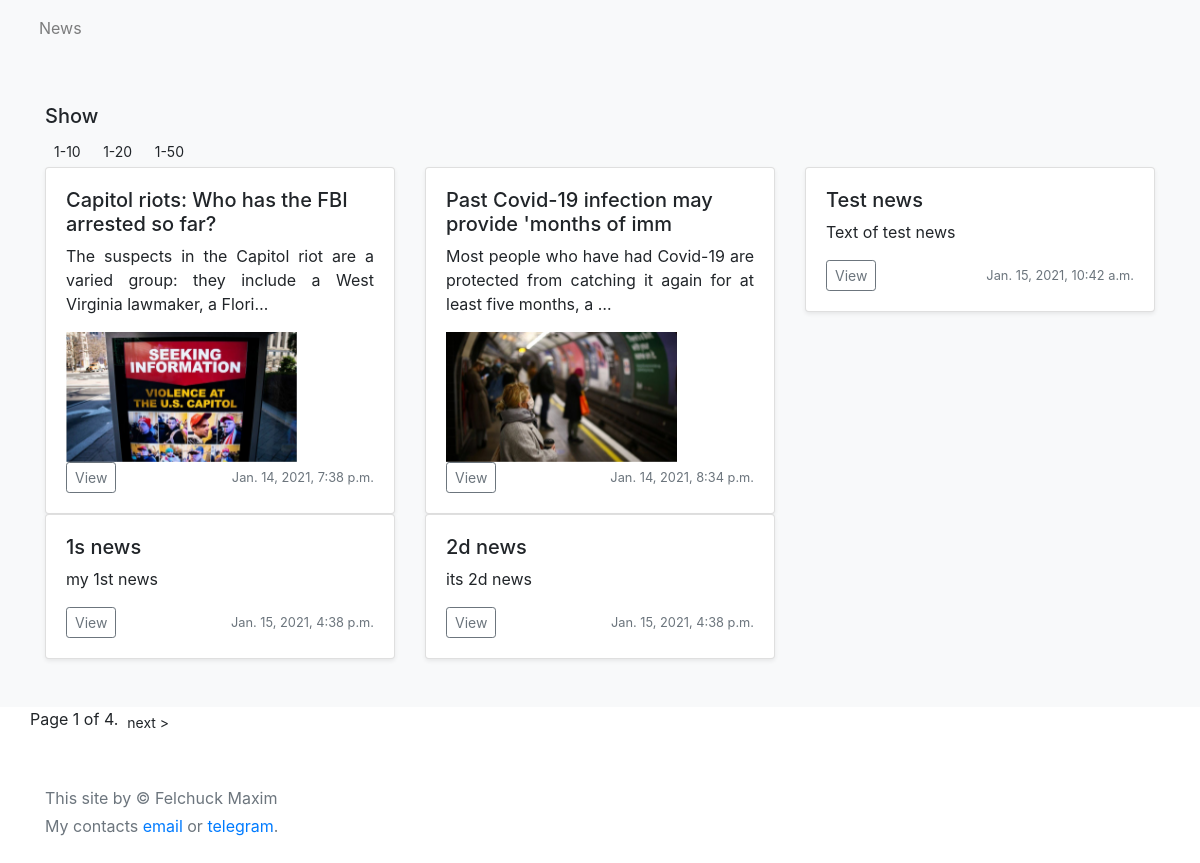
The page /news/pages5/ on the database its author committed.
### newspaper/models.py (models this page shows, shortened)
class News(models.Model):
    head = models.CharField(null=False, blank=True, default=None, max_length=50)
    text = models.TextField(null=False, blank=True, default=None)
    created = models.DateTimeField(auto_now_add=True, auto_now=False)
    updated = models.DateTimeField(auto_now_add=False, auto_now=True)
    class Meta:
        verbose_name = "News"
        verbose_name_plural = "News"

class Image(models.Model):
    news = models.ForeignKey(News, null=False, blank=True, default=None, on_delete=models.CASCADE)
    image = models.ImageField(null=False, blank=True, default=None, upload_to="static/images")
    is_main = models.BooleanField(null=True, blank=True, default=False)
    created = models.DateTimeField(auto_now_add=True, auto_now=False)
    updated = models.DateTimeField(auto_now_add=False, auto_now=True)
    class Meta:
        verbose_name = "Image"
        verbose_name_plural = "Images"

### newspaper/views.py (the view)
# urls.py: path('news/pages<int:pages>/', main, name="main"),
def main(request, pages=5):
    all_news = News.objects.all()
    images = Image.objects.all()
    paginator = Paginator(all_news, pages)
    page = request.GET.get('page')
    try:
        all_news = paginator.page(page)
    except PageNotAnInteger:
        all_news = paginator.page(1)
    except EmptyPage:
        all_news = paginator.page(paginator.num_pages)
    first_images = Image.objects.filter(is_main=True)
    context = {
        "news": all_news,
        "images": images,
        "first_images": first_images
    }
    return render(request, "news.html", context)

### templates/news.html (shortened to what this page needs)
{% extends "main.html" %}
{% load static %}
{% block content %}
<div class="album py-5 bg-light">
    <div class="container">
    <h5>Show</h5>
    <a href="/news/pages10/" class="btn btn-sm ">1-10</a>
    <a href="/news/pages20/" class="btn btn-sm ">1-20</a>
    <a href="/news/pages50/" class="btn btn-sm ">1-50</a>
      <div class="row row-cols-1 row-cols-sm-2 row-cols-md-3 g-3">
      {% for news in news %}
          <div class="col h-200" >
              <div class="card shadow-sm" >
                <div class="card-body">
                    <h5> {{ news.head }}</h5>
                  <p class="card-text">{{ news.text|truncatechars_html:100 }}</p>
                <div class="w-75 h-75 align-content-center">
                    <div class="carousel slide" id="carouselExample" data-ride="carousel">
                        <div class="carousel-inner">
                        {% for first_image in first_images %}
                            {% if first_image.news == news %}
                                <div class="carousel-item active">
                                    <img src="/{{ first_image.image }}" alt="SlideItem" class="d-block">
                                </div>
                            {% endif %}
                        {% endfor %}
                        </div>
                    </div>
                </div>
                  <div class="d-flex justify-content-between align-items-center">
                    <div class="btn-group">
                            <a href="/news-{{ news.id }}" class="btn btn-sm btn-outline-secondary">View</a>
                    </div>
                    <small class="text-muted">{{ news.created }}</small>
                  </div>
                </div>
              </div>
            </div>
      {% endfor %}
      </div>
    </div>
  </div>
    <div class="container pagination">
    <span class="current">
            Page {{ news.number }} of {{ news.paginator.num_pages }}.
        </span>
        {% if news.has_next %}
            <a href="?page={{ news.next_page_number }}" class="btn btn-sm ">next ></a>
        {% endif %}
</div>
{% endblock %}

### templates/main.html (shortened to what this page needs)
{% load static %}
<!DOCTYPE html>
<html lang="en">
<head>
    <link rel="stylesheet" href="{% static "css/style.css" %}">
    <link rel="stylesheet" href="{% static "css/bootstrap.min.css" %}">
</head>
<body>
{% include "navbar.html" %}
{% block content %}
{% endblock %}
{% include "footer.html" %}
</body>
</html>

### templates/navbar.html (shortened to what this page needs)
<nav class="navbar navbar-expand-lg navbar-light bg-light">
  <div class="container-fluid">
    <div class="collapse navbar-collapse" id="navbarNav">
      <ul class="navbar-nav">
        <li class="nav-item">
          <a class="nav-link" aria-current="page" href="/">News</a>
        </li>
      </ul>
    </div>
  </div>
</nav>

### templates/footer.html
<footer class="text-muted py-5">
  <div class="container">
    <p class="mb-1">This site by &copy; Felchuck Maxim </p>
    <p class="mb-0">My contacts <a href="mailto:felchuck@yandex.ru">email</a> or <a href="https://t.me/Yomaxxx">telegram</a>.</p>
  </div>
</footer>

### static/css/style.css (style rules this page uses)
html { position: relative; min-height: 100%; }
body { margin-bottom: 10px; }
p { text-align: justify; word-wrap: break-word; white-space: pre-wrap; }
img { width: 100%; height: 100% !important; object-fit: cover; }

### rows shown on the page
News: head "Capitol riots: Who has the FBI arrested so far?", text "The suspects in the Capitol riot are a varied group: they include a West Virginia lawmaker, a Flori…", created "Jan. 14, 2021, 7:38 p.m."
Image: image (picture)
News: head "Past Covid-19 infection may provide 'months of imm", text "Most people who have had Covid-19 are protected from catching it again for at least five months, a …", created "Jan. 14, 2021, 8:34 p.m."
Image: image (picture)
News: head "Test news", text "Text of test news", created "Jan. 15, 2021, 10:42 a.m."
News: head "1s news", text "my 1st news", created "Jan. 15, 2021, 4:38 p.m."
News: head "2d news", text "its 2d news", created "Jan. 15, 2021, 4:38 p.m."

### other values the page prints
{{ news.number }} "1"
{{ news.paginator.num_pages }} "4"
